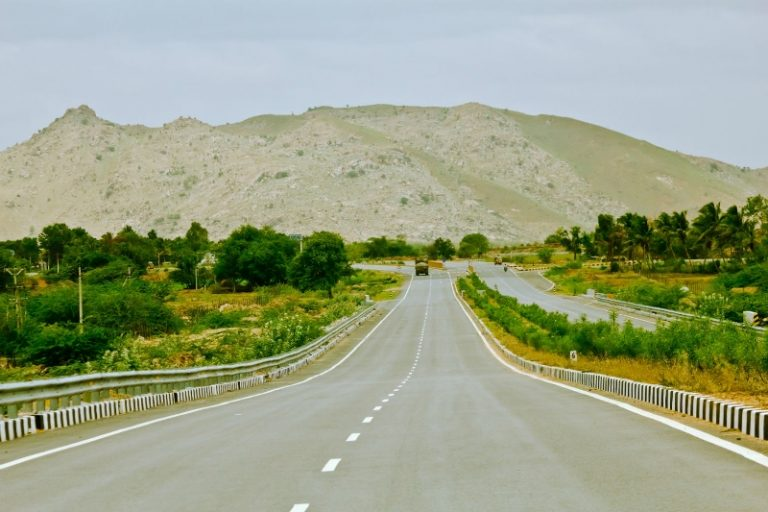
#> input picture data/road.jpg, 768 x 512 px
$ python t31_detector.py
#> lines starting #> are read from the running program, lines starting #| are printed output that depends on the picture; after the words box and inside, x2 and y2 are one past the last pixel; in counts of white or black regions, pixels touching at a corner belong together
import cv2
import matplotlib.pylab as plt
import numpy as np


def region_of_interest(img, vertices):
    mask = np.zeros_like(img)
    # channel_count = img.shape[2]
    match_mask_color = 255
    cv2.fillPoly(mask, vertices, match_mask_color)
    masked_image = cv2.bitwise_and(img, mask)
    return masked_image


def drow_the_lines(img, lines):
    img = np.copy(img)
    blank_image = np.zeros((img.shape[0], img.shape[1], 3), dtype=np.uint8)

    for line in lines:
        for x1, y1, x2, y2 in line:
            cv2.line(blank_image, (x1, y1), (x2, y2), (0, 255, 0), thickness=10)

    img = cv2.addWeighted(img, 0.8, blank_image, 1, 0.0)
    return img


image = cv2.imread('../data/road.jpg')
#> image is the input picture: shape (512, 768, 3); mean B, G, R 132.2, 161.4, 153.3
image = cv2.cvtColor(image, cv2.COLOR_BGR2RGB)
print(image.shape)
#| (512, 768, 3)
height = image.shape[0]
#> height = 512
width = image.shape[1]
#> width = 768
region_of_interest_vertices = [
    (0, height),
    (width / 2, height / 2),
    (width, height)
]
#> region_of_interest_vertices = [(0, 512), (384, 256), (768, 512)]
gray_image = cv2.cvtColor(image, cv2.COLOR_RGB2GRAY)
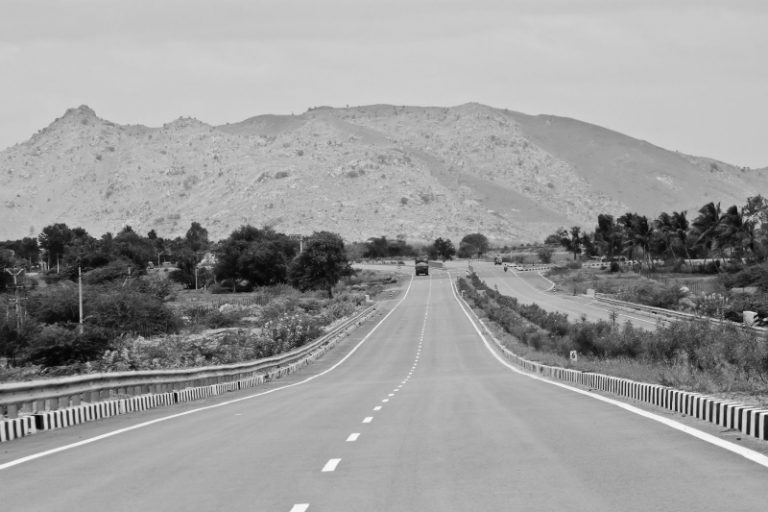
#> gray_image: shape (512, 768); min 1, max 254, mean 155.6
canny_image = cv2.Canny(gray_image, 100, 200)
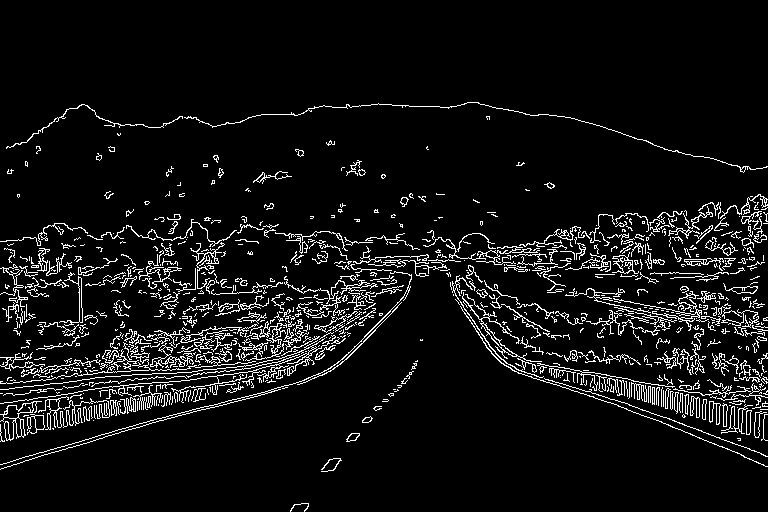
#> canny_image: shape (512, 768); 7% white in thin lines or dots, all inside (x1, y1, x2, y2) = (0, 102, 768, 512)
cropped_image = region_of_interest(canny_image,
                                   np.array([region_of_interest_vertices], np.int32), )
#> in region_of_interest, `cv2.fillPoly(mask, vertices, match_mask_color)`:
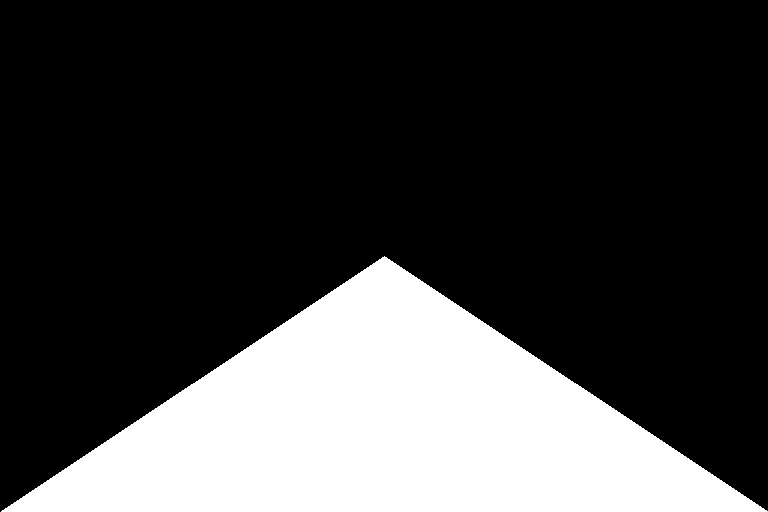
#> mask: shape (512, 768); 25% white; 1 white region, box (x1, y1, x2, y2) and area: (1, 256, 768, 512) 98432
#> in region_of_interest, `masked_image = cv2.bitwise_and(img, mask)`:
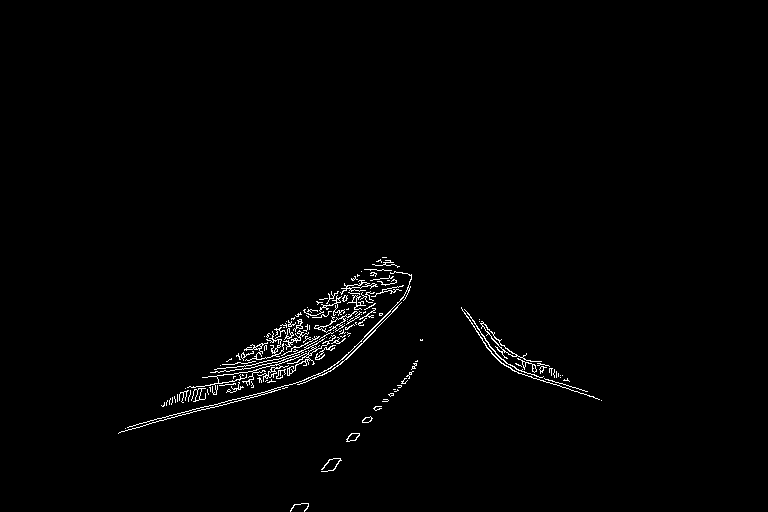
#> masked_image: shape (512, 768); 1.2% white in thin lines or dots, all inside (x1, y1, x2, y2) = (118, 257, 602, 512)
lines = cv2.HoughLinesP(cropped_image,
                        rho=6,
                        theta=np.pi / 180,
                        threshold=160,
                        lines=np.array([]),
                        minLineLength=40,
                        maxLineGap=25)
#> lines = 57 rows, first 6: [182, 399, 393, 262], [154, 422, 394, 272], [193, 401, 392, 312], [195, 401, 361, 312], [169, 404, 411, 276], [227, 390, 340, 342]
image_with_lines = drow_the_lines(image, lines)
#> the loop in drow_the_lines, `for line in lines:` made 57 passes
#> line on passes 1 to 12: [[182, 399, 393, 262]], [[154, 422, 394, 272]], [[193, 401, 392, 312]], [[195, 401, 361, 312]], [[169, 404, 411, 276]], [[227, 390, 340, 342]], [[148, 424, 386, 257]], [[200, 410, 331, 370]], [[233, 367, 337, 307]], [[189, 396, 356, 311]], [[321, 337, 373, 312]], [[478, 334, 601, 400]]
#> after the loop in drow_the_lines, `for line in lines:`:
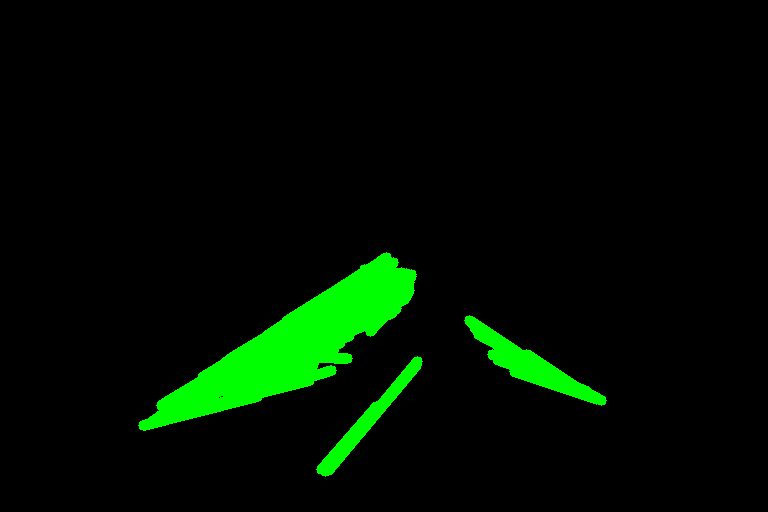
#> blank_image: shape (512, 768, 3); mean of channels 0, 1, 2 0, 13.9, 0; drawn as B, G, R
#> in drow_the_lines, `img = cv2.addWeighted(img, 0.8, blank_image, 1, 0.0)`:
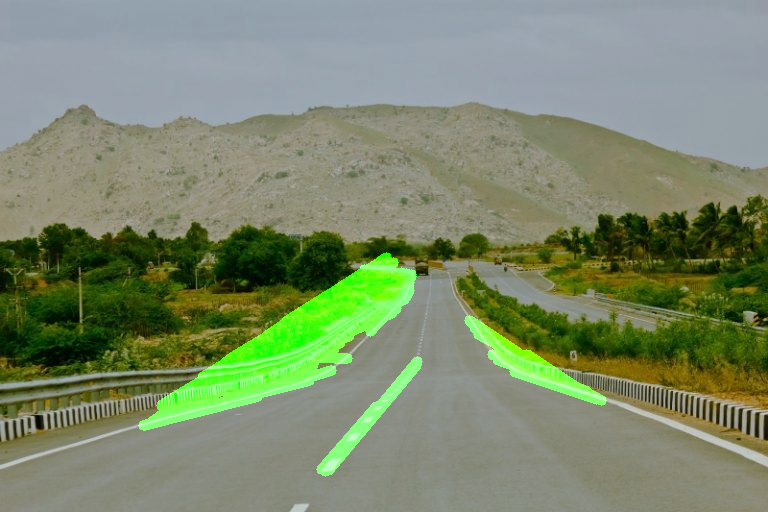
#> img: shape (512, 768, 3); mean R, G, B 122.6, 136.3, 105.8
plt.imshow(image_with_lines)
plt.show()
